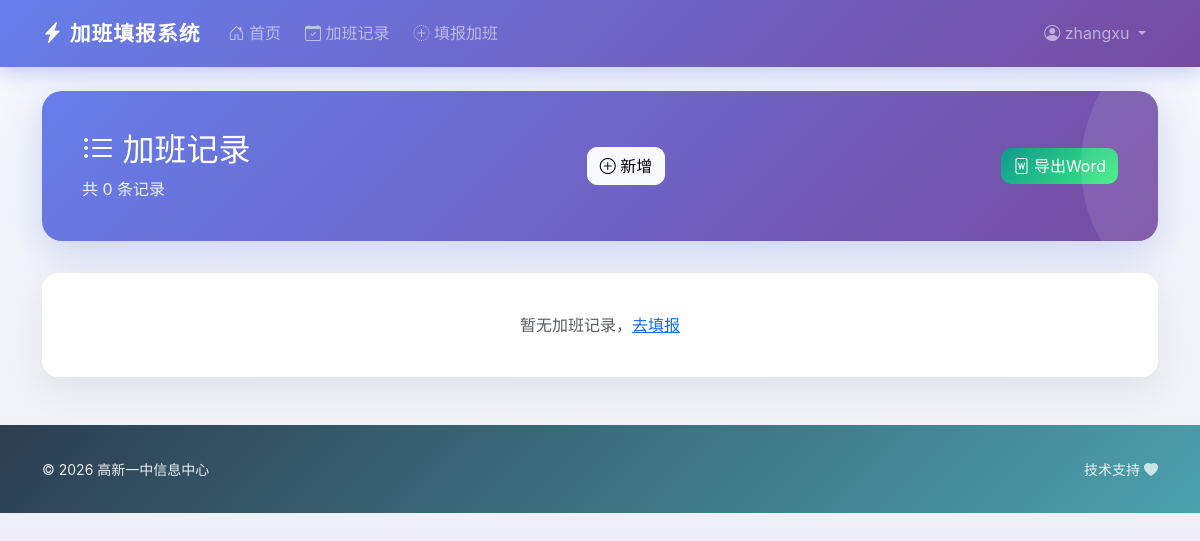
/overtime (signed in), run on an earlier commit of the app's database.
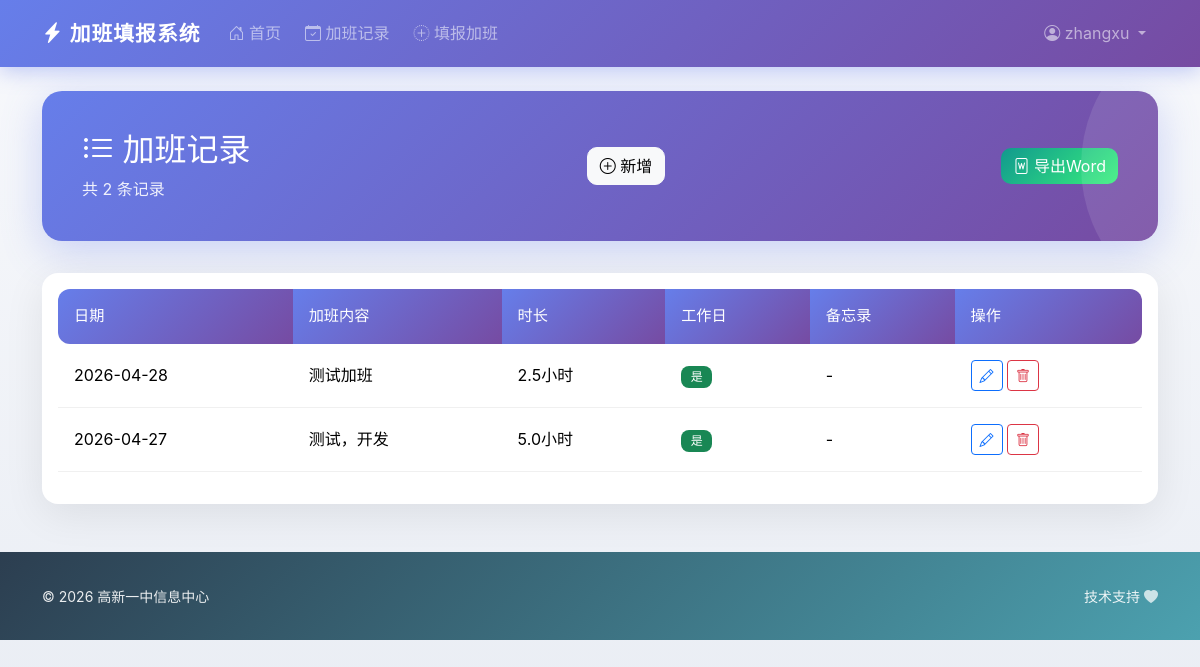
And on a later commit of the database.
### models.py (models this page shows, shortened)
class User(UserMixin, db.Model):
    __tablename__ = 'users'
    id = db.Column(db.Integer, primary_key=True)
    username = db.Column(db.String(80), unique=True, nullable=False)
    password_hash = db.Column(db.String(200), nullable=False)
    role = db.Column(db.String(20), nullable=False)  # admin, manager, teacher
    department_id = db.Column(db.Integer, db.ForeignKey('departments.id'), nullable=True)
    created_at = db.Column(db.DateTime, default=datetime.utcnow)
    overtime_records = db.relationship('Overtime', backref='user', lazy=True, cascade='all, delete-orphan')
    def is_admin(self):
        return self.role == 'admin'
    def is_manager(self):
        return self.role == 'manager'

class Overtime(db.Model):
    __tablename__ = 'overtimes'
    id = db.Column(db.Integer, primary_key=True)
    user_id = db.Column(db.Integer, db.ForeignKey('users.id'), nullable=False)
    content = db.Column(db.Text, nullable=False)
    date = db.Column(db.Date, nullable=False)
    hours = db.Column(db.Float, nullable=False)
    is_workday = db.Column(db.Boolean, default=False)
    memo = db.Column(db.Text, nullable=True)
    created_at = db.Column(db.DateTime, default=datetime.utcnow)
    updated_at = db.Column(db.DateTime, default=datetime.utcnow, onupdate=datetime.utcnow)

### app.py (the view)
@app.route('/overtime')
@login_required
def overtime_list():
    page = request.args.get('page', 1, type=int)
    per_page = 20
    query = Overtime.query.filter_by(user_id=current_user.id)
    if current_user.is_admin():
        query = Overtime.query
    elif current_user.is_manager():
        dept_users = User.query.filter_by(department_id=current_user.department_id).all()
        user_ids = [u.id for u in dept_users]
        query = Overtime.query.filter(Overtime.user_id.in_(user_ids))
    pagination = query.order_by(Overtime.date.desc()).paginate(page=page, per_page=per_page, error_out=False)
    records = pagination.items
    return render_template('overtime/list.html', records=records, pagination=pagination)

### app.py (called while the page is built)
@login_manager.user_loader
def load_user(user_id):
    return User.query.get(int(user_id))

### templates/overtime/list.html (shortened to what this page needs)
{% extends "base.html" %}
{% block content %}
<div class="page-header d-flex justify-content-between align-items-center">
    <div>
        <h2><i class="bi bi-list-ul"></i> 加班记录</h2>
        <p class="mb-0">共 {{ pagination.total }} 条记录</p>
    </div>
    <a href="{{ url_for('overtime_add') }}" class="btn btn-light">
        <i class="bi bi-plus-circle"></i> 新增
    </a>
    <a href="{{ url_for('overtime_export') }}" class="btn btn-success">
        <i class="bi bi-file-word"></i> 导出Word
    </a>
</div>
<div class="card">
    <div class="card-body">
        {% if records %}
        <div class="table-responsive">
            <table class="table table-hover">
                <thead>
                    <tr>
                        <th>日期</th>
                        <th>加班内容</th>
                        <th>时长</th>
                        <th>工作日</th>
                        <th>备忘录</th>
                        <th>操作</th>
                    </tr>
                </thead>
                <tbody>
                    {% for record in records %}
                    <tr>
                        <td>{{ record.date.strftime('%Y-%m-%d') }}</td>
                        <td>{{ record.content[:50] }}{% if record.content|length > 50 %}...{% endif %}</td>
                        <td>{{ record.hours }}小时</td>
                        <td>
                            {% if record.is_workday %}
                            <span class="badge bg-success">是</span>
                            {% else %}
                            <span class="badge bg-secondary">否</span>
                            {% endif %}
                        </td>
                        <td>{{ record.memo[:20] if record.memo else '-' }}{% if record.memo and record.memo|length > 20 %}...{% endif %}</td>
                        <td>
                            <a href="{{ url_for('overtime_edit', id=record.id) }}" class="btn btn-sm btn-outline-primary">
                                <i class="bi bi-pencil"></i>
                            </a>
                            <form method="POST" action="{{ url_for('overtime_delete', id=record.id) }}" style="display:inline;">
                                <button type="submit" class="btn btn-sm btn-outline-danger" onclick="return confirm('确定删除？')">
                                    <i class="bi bi-trash"></i>
                                </button>
                            </form>
                        </td>
                    </tr>
                    {% endfor %}
                </tbody>
            </table>
        </div>
        {% else %}
        <p class="text-muted text-center mb-0 py-4">暂无加班记录，<a href="{{ url_for('overtime_add') }}">去填报</a></p>
        {% endif %}
    </div>
</div>
{% endblock %}

### templates/base.html (shortened to what this page needs)
<!DOCTYPE html>
<html lang="zh-CN">
<head>
    <link href="https://cdn.jsdelivr.net/npm/bootstrap@5.3.2/dist/css/bootstrap.min.css" rel="stylesheet">
    <link href="https://cdn.jsdelivr.net/npm/bootstrap-icons@1.11.1/font/bootstrap-icons.css" rel="stylesheet">
</head>
<body>
    <nav class="navbar navbar-expand-lg navbar-dark sticky-top">
        <div class="container">
            <a class="navbar-brand" href="{{ url_for('index') }}">
                <i class="bi bi-lightning-charge-fill"></i> 加班填报系统
            </a>
            {% if current_user.is_authenticated %}
            <div class="collapse navbar-collapse" id="navbarNav">
                <ul class="navbar-nav me-auto">
                    <li class="nav-item">
                        <a class="nav-link" href="{{ url_for('dashboard') }}">
                            <i class="bi bi-house-door"></i> 首页
                        </a>
                    </li>
                    <li class="nav-item">
                        <a class="nav-link" href="{{ url_for('overtime_list') }}">
                            <i class="bi bi-calendar-check"></i> 加班记录
                        </a>
                    </li>
                    <li class="nav-item">
                        <a class="nav-link" href="{{ url_for('overtime_add') }}">
                            <i class="bi bi-plus-circle-dotted"></i> 填报加班
                        </a>
                    </li>
                </ul>
                <ul class="navbar-nav">
                    <li class="nav-item dropdown">
                        <a class="nav-link dropdown-toggle" href="#" data-bs-toggle="dropdown">
                            <i class="bi bi-person-circle"></i> {{ current_user.username }}
                        </a>
                    </li>
                </ul>
            </div>
            {% endif %}
        </div>
    </nav>
    <main class="container my-4">
        {% block content %}{% endblock %}
    </main>
    <footer>
        <div class="container">
            <div class="row align-items-center">
                <div class="col-md-6 text-center text-md-start mb-2 mb-md-0">
                    <small>&copy; 2026 高新一中信息中心</small>
                </div>
                <div class="col-md-6 text-center text-md-end">
                    <small>技术支持 <a href="#"><i class="bi bi-heart-fill"></i></a></small>
                </div>
            </div>
        </div>
    </footer>
</body>
</html>

### templates/base.html (style rules this page uses)
:root { --primary-gradient: linear-gradient(135deg, #667eea 0%, #764ba2 100%); --success-gradient: linear-gradient(135deg, #11998e 0%, #38ef7d 100%); --warning-gradient: linear-gradient(135deg, #f093fb 0%, #f5576c 100%); --info-gradient: linear-gradient(135deg, #4facfe 0%, #00f2fe 100%); --dark-gradient: linear-gradient(135deg, #2c3e50 0%, #4ca1af 100%); --primary-color: #667eea; --primary-dark: #764ba2; }
* { font-family: 'Noto Sans SC', -apple-system, BlinkMacSystemFont, "Segoe UI", Roboto, sans-serif; }
body { background: linear-gradient(180deg, #f8f9fc 0%, #e8ecf3 100%); min-height: 100vh; }
.navbar { background: var(--primary-gradient) !important; box-shadow: 0 4px 20px rgba(102, 126, 234, 0.4); padding: 0.8rem 0; }
.navbar-brand { font-weight: 700; font-size: 1.3rem; letter-spacing: 1px; }
.navbar-brand i { animation: pulse 2s infinite; }
.nav-link { border-radius: 8px; margin: 0 4px; transition: all 0.3s ease; }
.card { border: none; border-radius: 16px; box-shadow: 0 10px 40px rgba(0,0,0,0.08); transition: transform 0.3s ease, box-shadow 0.3s ease; }
.btn-success { background: var(--success-gradient); border: none; border-radius: 10px; }
.btn-light { border-radius: 10px; transition: all 0.3s ease; }
.page-header { background: var(--primary-gradient); color: white; padding: 2.5rem; border-radius: 20px; margin-bottom: 2rem; box-shadow: 0 10px 40px rgba(102, 126, 234, 0.3); position: relative; overflow: hidden; }
.page-header::after { content: ''; position: absolute; top: -50%; right: -20%; width: 300px; height: 300px; background: rgba(255,255,255,0.1); border-radius: 50%; }
.page-header h2 { position: relative; z-index: 1; }
.page-header p { position: relative; z-index: 1; opacity: 0.9; }
.table { border-collapse: separate; border-spacing: 0; }
.table thead th { background: var(--primary-gradient); color: white; border: none; font-weight: 500; padding: 1rem; font-size: 0.95rem; }
.table thead th:first-child { border-radius: 12px 0 0 12px; }
.table thead th:last-child { border-radius: 0 12px 12px 0; }
.table tbody tr { transition: all 0.2s ease; }
.table tbody td { padding: 1rem; vertical-align: middle; border-color: #f0f0f0; }
.badge { border-radius: 8px; padding: 0.4em 0.8em; font-weight: 500; }
footer { background: linear-gradient(135deg, #2c3e50 0%, #4ca1af 100%); color: white; padding: 2rem 0; margin-top: 3rem; }
footer small { opacity: 0.9; }
footer a { color: rgba(255,255,255,0.8); text-decoration: none; transition: color 0.2s ease; }

What changed in the data, as far as the page shows it:
added Overtime: date "2026-04-28", content "测试加班", hours "2.5", is_workday "是", memo "-"
added Overtime: date "2026-04-27", content "测试，开发", hours "5.0", is_workday "是", memo "-"
Also different on the page:
{{ pagination.total }}: "0" → "2"
text no longer shown: "暂无加班记录， 去填报"
text now shown: "日期 加班内容 时长 工作日 备忘录 操作"
